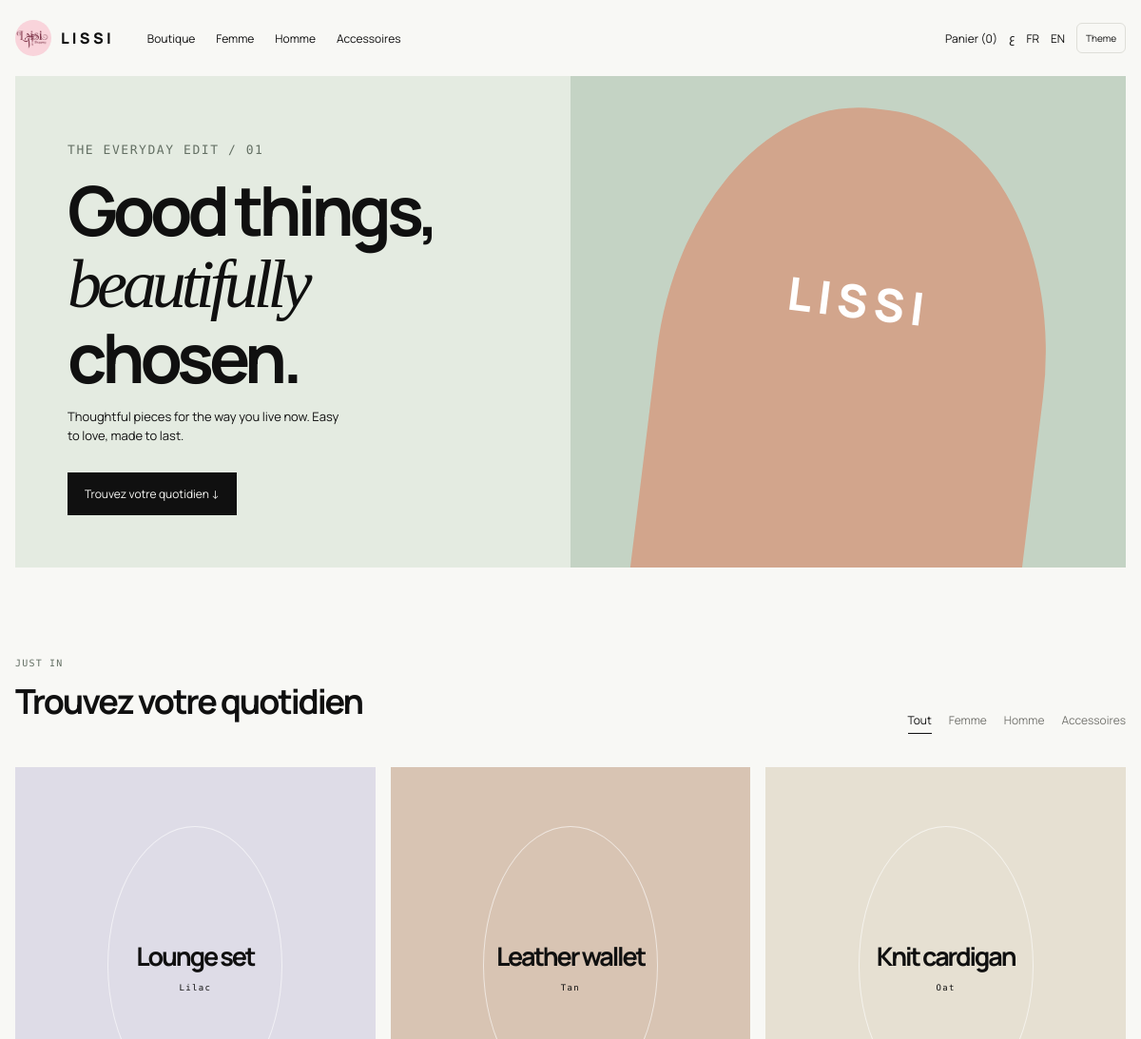
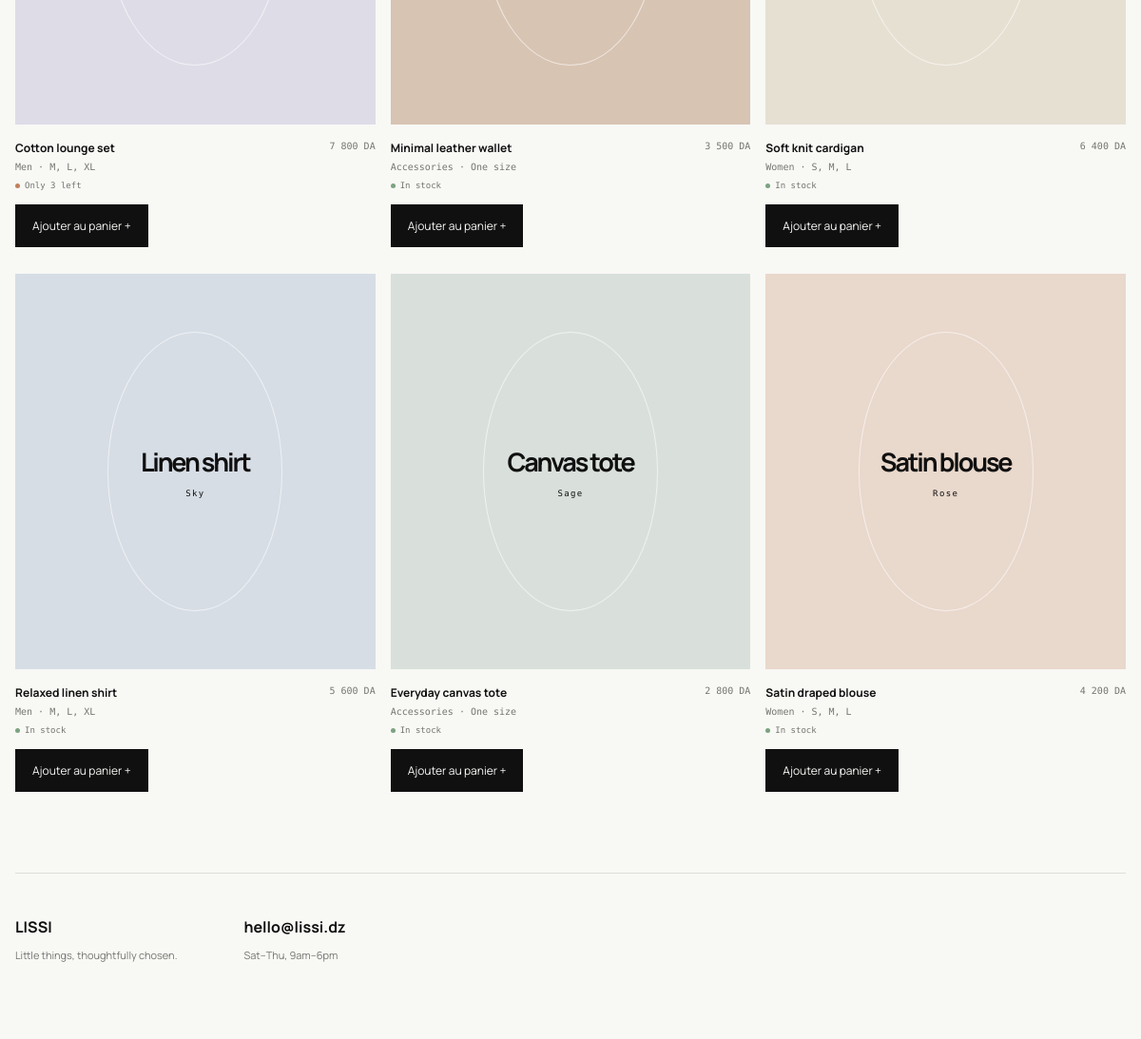
Page /?lang=fr on the committed database (2 pictures, top to bottom).
### tables this page shows
CREATE TABLE products (
  id INT UNSIGNED AUTO_INCREMENT PRIMARY KEY,
  name VARCHAR(160) NOT NULL,
  short_name VARCHAR(80) NOT NULL,
  category VARCHAR(40) NOT NULL,
  description TEXT NOT NULL,
  price DECIMAL(10,2) NOT NULL,
  stock INT UNSIGNED NOT NULL DEFAULT 0,
  sizes VARCHAR(120) NOT NULL DEFAULT 'One size',
  color VARCHAR(60) NOT NULL DEFAULT 'Natural',
  image_color VARCHAR(20) NOT NULL DEFAULT '#e4ebe1',
  image_path VARCHAR(255) DEFAULT NULL,
  active TINYINT(1) NOT NULL DEFAULT 1,
  created_at TIMESTAMP DEFAULT CURRENT_TIMESTAMP
);

### config.php (called while the page is built)
<?php
return [
    'db_host' => 'YOUR_MYSQL_HOST',
    'db_name' => 'YOUR_DATABASE_NAME',
    'db_user' => 'YOUR_DATABASE_USER',
    'db_pass' => 'YOUR_DATABASE_PASSWORD',
    'admin_user' => 'admin',
    'admin_password' => 'CHANGE_THIS_PASSWORD',
    'currency' => 'DA',
    'recaptcha_site_key' => 'YOUR_RECAPTCHA_SITE_KEY',
    'recaptcha_secret_key' => 'YOUR_RECAPTCHA_SECRET_KEY',
];

### index.php (the view, shortened to what this page needs)
<?php
require __DIR__ . '/functions.php';
$lang = current_lang();
$view = $_GET['view'] ?? 'shop'; $category = $_GET['category'] ?? ''; $query = $_GET['q'] ?? '';
$statement = db()->prepare('SELECT * FROM products WHERE active=1 AND (?="" OR category=?) AND (name LIKE ? OR description LIKE ?) ORDER BY id DESC');
$like = "%$query%"; $statement->execute([$category, $category, $like, $like]); $products = $statement->fetchAll();
$lines = cart_products(); $subtotal = array_reduce($lines, fn($sum, $line) => $sum + $line['price'] * $line['quantity'], 0); $shipping = $lines ? 700 : 0;
function product_art(array $product): string { $image = !empty($product['image_path']) ? '<img src="' . e($product['image_path']) . '" alt="' . e($product['name']) . '">' : '<strong>' . e($product['short_name']) . '</strong><small>' . e($product['color']) . '</small>'; return '<div class="art" style="background:' . e($product['image_color']) . '">' . $image . '</div>'; }
?><!doctype html><html lang="<?= $lang ?>" dir="<?= $lang === 'ar' ? 'rtl' : 'ltr' ?>"><head><meta charset="utf-8"><meta name="viewport" content="width=device-width,initial-scale=1"><title>Lissi | <?= text('shop') ?></title><link rel="stylesheet" href="style.css"></head><body><header class="header shell"><a class="brand" href="index.php"><img src="assets/logo.jpeg" alt="Lissi"><span>LISSI</span></a><nav class="nav"><a href="index.php?lang=<?= $lang ?>"><?= text('shop') ?></a><a href="?category=Women&lang=<?= $lang ?>"><?= text('women') ?></a><a href="?category=Men&lang=<?= $lang ?>"><?= text('men') ?></a><a href="?category=Accessories&lang=<?= $lang ?>"><?= text('accessories') ?></a></nav><div class="header-tools"><a class="bag" href="?view=cart&lang=<?= $lang ?>"><?= text('bag') ?> (<?= cart_count() ?>)</a><a href="?lang=ar">ع</a><a href="?lang=fr">FR</a><a href="?lang=en">EN</a><button class="theme-toggle" type="button" data-theme-toggle>Theme</button></div></header><?php if ($view === 'cart'): ?><section class="section shell"><p class="eyebrow"><?= text('bag') ?></p><h2><?= text('bag') ?></h2><?php if (!$lines): ?><p><?= $lang === 'ar' ? 'السلة فارغة حالياً.' : 'Your bag is waiting for something good.' ?> <a href="index.php?lang=<?= $lang ?>"><?= text('shop') ?></a></p><?php else: ?><?php foreach ($lines as $line): ?><div class="line"><?= product_art($line) ?><div><b><?= e($line['name']) ?></b><span><?= money($line['price']) ?></span><div class="step"><a href="?view=cart&action=minus&id=<?= $line['id'] ?>&lang=<?= $lang ?>">−</a><span><?= $line['quantity'] ?></span><a href="?view=cart&action=add&id=<?= $line['id'] ?>&lang=<?= $lang ?>">+</a><form method="post"><input type="hidden" name="csrf" value="<?= csrf() ?>"><input type="hidden" name="action" value="remove"><input type="hidden" name="product_id" value="<?= $line['id'] ?>"><button type="submit">×</button></form></div></div></div><?php endforeach; ?><div class="summary"><div><span>Subtotal</span><b><?= money($subtotal) ?></b></div><div><span>Delivery</span><b><?= money($shipping) ?></b></div><div class="total"><span>Total</span><b><?= money($subtotal + $shipping) ?></b></div><a class="dark" href="checkout.php?lang=<?= $lang ?>"><?= text('checkout') ?> →</a></div><?php endif; ?></section><?php else: ?><section class="hero shell"><div class="hero-copy"><p class="eyebrow">The everyday edit / 01</p><h1><?= $lang === 'ar' ? 'اختيارات جميلة<br><em>ليومك العادي</em>' : 'Good things,<br><em>beautifully</em> chosen.' ?></h1><p><?= $lang === 'ar' ? 'قطع مختارة بعناية، سهلة الحب ومصممة لتدوم.' : 'Thoughtful pieces for the way you live now. Easy to love, made to last.' ?></p><a class="dark" href="#catalog"><?= text('find') ?> ↓</a></div><div class="hero-art"></div></section><section id="catalog" class="section shell"><div class="section-head"><div><p class="eyebrow"><?= $lang === 'ar' ? 'وصل حديثاً' : 'Just in' ?></p><h2><?= text('find') ?></h2></div><div class="filters"><a class="<?= !$category ? 'active' : '' ?>" href="?lang=<?= $lang ?>"><?= text('all') ?></a><a class="<?= $category === 'Women' ? 'active' : '' ?>" href="?category=Women&lang=<?= $lang ?>"><?= text('women') ?></a><a class="<?= $category === 'Men' ? 'active' : '' ?>" href="?category=Men&lang=<?= $lang ?>"><?= text('men') ?></a><a class="<?= $category === 'Accessories' ? 'active' : '' ?>" href="?category=Accessories&lang=<?= $lang ?>"><?= text('accessories') ?></a></div></div><div class="grid"><?php foreach ($products as $product): ?><article class="card"><form method="post"><?= product_art($product) ?><div class="meta"><div><b><?= e($product['name']) ?></b><span><?= e($product['category']) ?> · <?= e($product['sizes']) ?></span></div><b><?= money($product['price']) ?></b></div><div class="stock <?= $product['stock'] < 5 ? 'low' : '' ?>"><i></i><?= $product['stock'] < 5 ? 'Only ' . $product['stock'] . ' left' : 'In stock' ?></div><input type="hidden" name="csrf" value="<?= csrf() ?>"><input type="hidden" name="action" value="add"><input type="hidden" name="product_id" value="<?= $product['id'] ?>"><button class="dark" type="submit"><?= text('add') ?> +</button></form></article><?php endforeach; ?></div></section><?php endif; ?><footer class="footer shell"><div><b>LISSI</b><p><?= $lang === 'ar' ? 'أشياء صغيرة، مختارة بعناية.' : 'Little things, thoughtfully chosen.' ?></p></div><div><b>hello@lissi.dz</b><p>Sat–Thu, 9am–6pm</p></div></footer><script>const toggle=document.querySelector('[data-theme-toggle]'),saved=localStorage.getItem('lissi-theme');if(saved)document.documentElement.dataset.theme=saved;toggle?.addEventListener('click',()=>{const next=document.documentElement.dataset.theme==='dark'?'light':'dark';document.documentElement.dataset.theme=next;localStorage.setItem('lissi-theme',next)});</script></body></html>

### functions.php (shortened to what this page needs)
<?php
$config = file_exists(__DIR__ . '/config.local.php') ? require __DIR__ . '/config.local.php' : require __DIR__ . '/config.php';
function db(): PDO {
    global $config;
    static $pdo;
    if (!$pdo) {
        $pdo = new PDO(
            "mysql:host={$config['db_host']};dbname={$config['db_name']};charset=utf8mb4",
            $config['db_user'],
            $config['db_pass'],
            [PDO::ATTR_ERRMODE => PDO::ERRMODE_EXCEPTION, PDO::ATTR_DEFAULT_FETCH_MODE => PDO::FETCH_ASSOC]
        );
    }
    return $pdo;
}
function money($amount): string { global $config; return '<span class="money" dir="ltr">' . number_format((float)$amount, 0, ',', ' ') . ' ' . e($config['currency']) . '</span>'; }
function cart(): array { return $_SESSION['cart'] ?? []; }
function cart_count(): int { return array_sum(cart()); }
function e(string $value): string { return htmlspecialchars($value, ENT_QUOTES, 'UTF-8'); }
function current_lang(): string { $lang = $_GET['lang'] ?? $_SESSION['lang'] ?? 'ar'; if (!in_array($lang, ['ar', 'fr', 'en'], true)) $lang = 'ar'; $_SESSION['lang'] = $lang; return $lang; }
function text(string $key): string { $lang = current_lang(); $words = [
    'shop'=>['ar'=>'المتجر','fr'=>'Boutique','en'=>'Shop'], 'women'=>['ar'=>'نساء','fr'=>'Femme','en'=>'Women'], 'men'=>['ar'=>'رجال','fr'=>'Homme','en'=>'Men'], 'accessories'=>['ar'=>'إكسسوارات','fr'=>'Accessoires','en'=>'Accessories'], 'bag'=>['ar'=>'السلة','fr'=>'Panier','en'=>'Bag'], 'all'=>['ar'=>'الكل','fr'=>'Tout','en'=>'All'], 'find'=>['ar'=>'اكتشف اختياراتك اليومية','fr'=>'Trouvez votre quotidien','en'=>'Find your everyday'], 'add'=>['ar'=>'أضف إلى السلة','fr'=>'Ajouter au panier','en'=>'Add to bag'], 'checkout'=>['ar'=>'إتمام الطلب','fr'=>'Commander','en'=>'Checkout'], 'cod'=>['ar'=>'الدفع عند الاستلام','fr'=>'Paiement à la livraison','en'=>'Cash on delivery'], 'details'=>['ar'=>'معلومات التوصيل','fr'=>'Détails de livraison','en'=>'Delivery details'], 'name'=>['ar'=>'الاسم الكامل','fr'=>'Nom complet','en'=>'Full name'], 'phone'=>['ar'=>'رقم الهاتف','fr'=>'Numéro de téléphone','en'=>'Phone number'], 'wilaya'=>['ar'=>'الولاية','fr'=>'Wilaya','en'=>'Wilaya'], 'commune'=>['ar'=>'البلدية','fr'=>'Commune','en'=>'Commune'], 'home'=>['ar'=>'التوصيل إلى المنزل','fr'=>'À domicile','en'=>'Home delivery'], 'bureau'=>['ar'=>'التوصيل إلى المكتب','fr'=>'Bureau','en'=>'Bureau pickup'], 'save'=>['ar'=>'حفظ التغييرات','fr'=>'Enregistrer','en'=>'Save changes'], 'orders'=>['ar'=>'طلبات الزبائن','fr'=>'Commandes clients','en'=>'Customer orders'], 'inventory'=>['ar'=>'المخزون','fr'=>'Stock','en'=>'Inventory'], 'logout'=>['ar'=>'تسجيل الخروج','fr'=>'Déconnexion','en'=>'Log out'], 'login'=>['ar'=>'تسجيل الدخول','fr'=>'Connexion','en'=>'Sign in'], 'admin'=>['ar'=>'لوحة التحكم','fr'=>'Administration','en'=>'Admin'], 'status'=>['ar'=>'الحالة','fr'=>'Statut','en'=>'Status'], 'new'=>['ar'=>'جديد','fr'=>'Nouveau','en'=>'New'], 'confirmed'=>['ar'=>'مؤكد','fr'=>'Confirmé','en'=>'Confirmed'], 'shipped'=>['ar'=>'تم الشحن','fr'=>'Expédié','en'=>'Shipped'], 'cancelled'=>['ar'=>'ملغى','fr'=>'Annulé','en'=>'Cancelled'],
]; return $words[$key][$lang] ?? $words[$key]['en'] ?? $key; }

### style.css (style rules this page uses)
:root { --ink:#101010;--paper:#f8f8f5;--line:#deded8;--muted:#757570;--green:#e4ebe1;--panel:#fff }
* { box-sizing:border-box }
body { margin:0;background:var(--paper);color:var(--ink);font-family:Manrope,'Noto Kufi Arabic',sans-serif }
.shell { width:min(1180px,calc(100% - 32px));margin:auto }
button,input,select { font:inherit }
button { cursor:pointer }
.header,.admin-head,.dashboard-title { align-items:center;display:flex;gap:35px;height:80px;justify-content:space-between }
.brand { align-items:center;color:inherit;display:flex;gap:10px;font-weight:800;letter-spacing:.2em;text-decoration:none }
.brand img { border-radius:50%;height:38px;object-fit:cover;width:38px }
.nav { display:flex;gap:22px;margin-right:auto }
.nav a,.bag,.header-tools a { color:inherit;text-decoration:none;font-size:12px }
.header-tools { align-items:center;display:flex;gap:12px }
.theme-toggle { background:transparent;border:1px solid var(--line);border-radius:6px;color:var(--ink);font-size:0;height:32px;padding:0 9px }
.theme-toggle:after { content:'Theme';font:10px 'DM Mono' }
.hero { background:var(--green);display:grid;grid-template-columns:1fr 1fr;min-height:450px;overflow:hidden }
.hero-copy { align-self:center;padding:55px }
.eyebrow { color:#647064;font:10px 'DM Mono';letter-spacing:.12em;text-transform:uppercase }
.hero h1 { font-size:clamp(44px,6vw,75px);letter-spacing:-.07em;line-height:1.05;margin:14px 0 }
.hero h1 em { font-family:Georgia,serif;font-weight:400 }
.hero p { font-size:13px;line-height:1.6;max-width:290px }
.hero-art { background:#c4d3c4;position:relative }
.hero-art:after { background:#d2a58c;border-radius:48% 48% 0 0;bottom:-100px;content:'LISSI';color:#fff;font-size:48px;font-weight:800;letter-spacing:.13em;padding-top:170px;position:absolute;text-align:center;transform:rotate(7deg);width:70%;height:80%;left:15% }
.dark { background:var(--ink);border:0;color:var(--paper);display:inline-block;font-size:12px;margin-top:15px;padding:14px 18px;text-decoration:none }
.section { padding:85px 0 }
.section-head { align-items:end;display:flex;justify-content:space-between;margin-bottom:35px }
.section h2,.dashboard-title h2 { font-size:36px;letter-spacing:-.06em;margin:10px 0 }
.filters { display:flex;gap:18px }
.filters a { color:var(--muted);font-size:12px;text-decoration:none }
.filters a.active { border-bottom:1px solid var(--ink);color:var(--ink);padding-bottom:5px }
.grid { display:grid;gap:28px 16px;grid-template-columns:repeat(3,1fr) }
.art { align-items:center;aspect-ratio:1/1.1;display:flex;flex-direction:column;justify-content:center;position:relative;text-align:center }
.art:after { border:1px solid #ffffff99;border-radius:50%;content:'';height:70%;position:absolute;width:48% }
.art strong,.art small { z-index:1 }
.art strong { font-size:27px;letter-spacing:-.08em }
.art small { font:9px 'DM Mono';letter-spacing:.15em;margin-top:10px }
.meta { display:flex;justify-content:space-between;padding-top:12px }
.meta b { font-size:12px }
.meta span,.line span { color:var(--muted);display:block;font:10px 'DM Mono';margin-top:5px }
.stock { color:var(--muted);font:9px 'DM Mono';margin-top:9px }
.stock i { background:#7ca381;border-radius:50%;display:inline-block;height:5px;margin-right:5px;width:5px }
.low i { background:#c1815c }
.money { direction:ltr;display:inline-block;unicode-bidi:isolate;white-space:nowrap }
.footer { border-top:1px solid var(--line);display:flex;gap:70px;padding:45px 0 70px }
.footer p,.muted { color:var(--muted);font-size:11px }
.theme-toggle:after { content:none!important }
.theme-toggle { font-size:10px!important }

### rows in the picture
products: short_name "Lounge set", color "Lilac", name "Cotton lounge set", category "Men", sizes "M, L, XL", price "7 800", stock "3"
products: short_name "Leather wallet", color "Tan", name "Minimal leather wallet", category "Accessories", sizes "One size", price "3 500", stock "In stock"
products: short_name "Knit cardigan", color "Oat", name "Soft knit cardigan", category "Women", sizes "S, M, L", price "6 400", stock "In stock"
products: short_name "Linen shirt", color "Sky", name "Relaxed linen shirt", category "Men", sizes "M, L, XL", price "5 600", stock "In stock"
products: short_name "Canvas tote", color "Sage", name "Everyday canvas tote", category "Accessories", sizes "One size", price "2 800", stock "In stock"
products: short_name "Satin blouse", color "Rose", name "Satin draped blouse", category "Women", sizes "S, M, L", price "4 200", stock "In stock"

### other values in the picture
text('shop') "Boutique"
text('women') "Femme"
text('men') "Homme"
text('accessories') "Accessoires"
text('bag') "Panier"
cart_count() "0"
text('find') "Trouvez votre quotidien"
text('all') "Tout"
